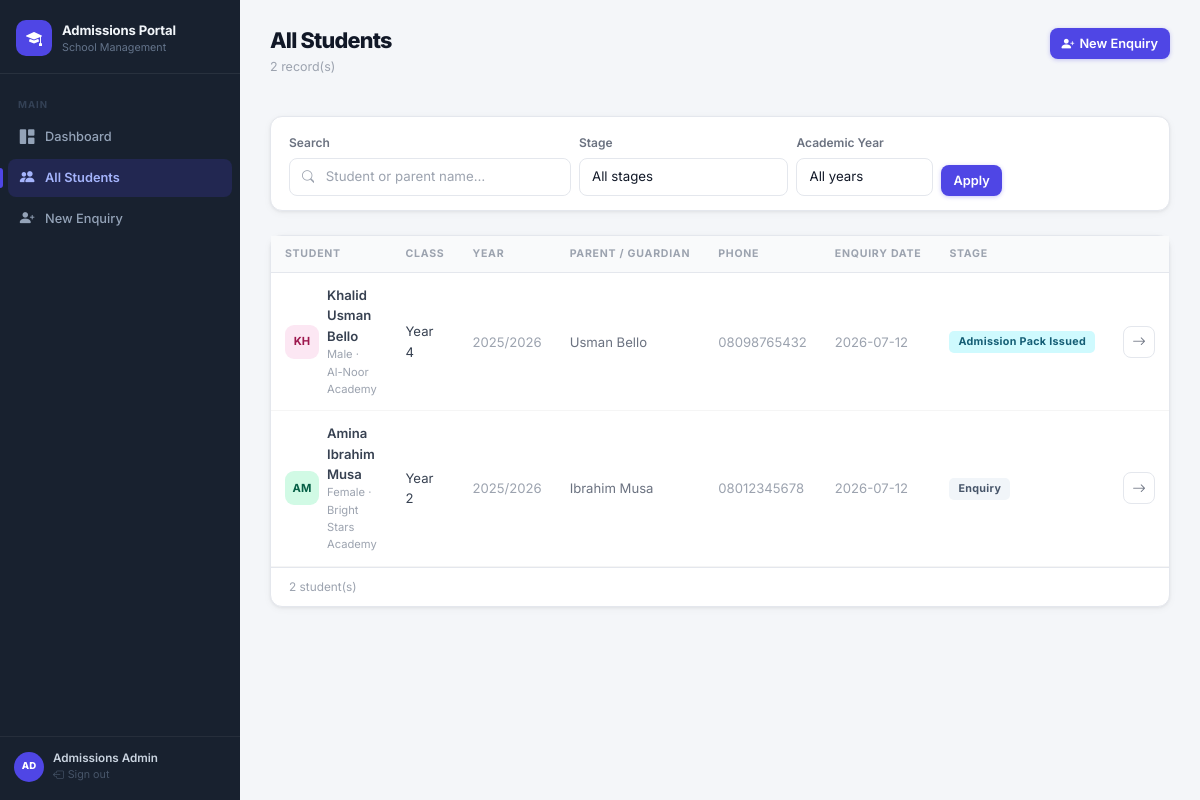
/admissions (signed in), run on the app's committed database.
### app.py (models this page shows)
class Student(db.Model):
    id = db.Column(db.Integer, primary_key=True)
    child_name = db.Column(db.String(150), nullable=False)
    date_of_birth = db.Column(db.String(20))
    gender = db.Column(db.String(10))
    class_applying = db.Column(db.String(100), nullable=False)
    academic_year = db.Column(db.String(20))
    previous_school = db.Column(db.String(200))
    address = db.Column(db.Text)
    parent_name = db.Column(db.String(150), nullable=False)
    parent_email = db.Column(db.String(150))
    parent_phone = db.Column(db.String(30))
    second_parent_name = db.Column(db.String(150))
    second_parent_phone = db.Column(db.String(30))
    enquiry_date = db.Column(db.String(20), default=lambda: date.today().isoformat())
    stage = db.Column(db.String(80), default='Enquiry')
    notes = db.Column(db.Text)
    stage_histories = db.relationship('StageHistory', backref='student', lazy=True,
                                      cascade='all, delete-orphan',
                                      order_by='StageHistory.changed_at')
    checklist_items = db.relationship('ChecklistItem', backref='student', lazy=True,
                                      cascade='all, delete-orphan')
    activity_notes = db.relationship('ActivityNote', backref='student', lazy=True,
                                     cascade='all, delete-orphan',
                                     order_by='ActivityNote.created_at.desc()')

### app.py (the view, shortened to what this page needs)
@app.route('/admissions')
@admin_required
def admissions():
    stage_filter = request.args.get('stage', '')
    search = request.args.get('search', '').strip()
    year_filter = request.args.get('year', '')
    query = Student.query
    if stage_filter:
        query = query.filter_by(stage=stage_filter)
    if year_filter:
        query = query.filter_by(academic_year=year_filter)
    students = query.order_by(Student.id.desc()).all()
    return render_template(
        'admissions.html', students=students, stages=STAGES,
        stage_colors=STAGE_COLORS, stage_filter=stage_filter,
        search=search, year_filter=year_filter, academic_years=ACADEMIC_YEARS,
        stage_hex=STAGE_HEX, stage_soft=STAGE_SOFT,
    )

### app.py (called while the page is built)
def admin_required(f):
    @wraps(f)
    def decorated(*args, **kwargs):
        if not session.get('admin_auth'):
            return redirect(url_for('admin_login'))
        return f(*args, **kwargs)
    return decorated

### templates/admissions.html (shortened to what this page needs)
{% extends 'base.html' %}
{% block content %}
<div class="page-hd">
  <div class="page-hd-left">
    <h1>All Students</h1>
    <p class="page-sub">
      {% if students %}{{ students|length }} record(s){% endif %}
    </p>
  </div>
  <a href="{{ url_for('add_admission') }}" class="btn btn-primary">
    <i class="bi bi-person-plus-fill"></i> New Enquiry
  </a>
</div>
<div class="card mb-4">
  <div class="card-body" style="padding:14px 18px;">
    <form method="get" class="row g-2 align-items-end">
      <div class="col-12 col-md-4">
        <label class="form-label">Search</label>
        <div class="input-group" style="border:1.5px solid var(--border);border-radius:8px;overflow:hidden;background:#fff;">
          <span class="input-group-text" style="background:transparent;border:none;padding-right:0;color:var(--text-4);">
            <i class="bi bi-search" style="font-size:.8rem;"></i>
          </span>
          <input type="text" name="search" class="form-control"
                 style="border:none;box-shadow:none;"
                 placeholder="Student or parent name…" value="{{ search }}">
        </div>
      </div>
      <div class="col-12 col-md-3">
        <label class="form-label">Stage</label>
        <select name="stage" class="form-select">
          <option value="">All stages</option>
        </select>
      </div>
      <div class="col-12 col-md-2">
        <label class="form-label">Academic Year</label>
        <select name="year" class="form-select">
          <option value="">All years</option>
        </select>
      </div>
      <div class="col-auto d-flex gap-2">
        <button type="submit" class="btn btn-primary">Apply</button>
      </div>
    </form>
  </div>
</div>
{% if students %}
<div class="card">
  <div class="card-body p-0">
    <table class="table table-hover mb-0">
      <thead class="table-light">
        <tr>
          <th>Student</th>
          <th>Class</th>
          <th>Year</th>
          <th>Parent / Guardian</th>
          <th>Phone</th>
          <th>Enquiry Date</th>
          <th>Stage</th>
          <th></th>
        </tr>
      </thead>
      <tbody>
        {% for s in students %}
        <tr>
          <td>
            <div class="d-flex align-items-center gap-2">
              <div class="av av-md av-{{ s.id % 8 }}">{{ s.child_name[:2]|upper }}</div>
              <div>
                <div style="font-weight:600;">{{ s.child_name }}</div>
                {% if s.gender or s.class_applying %}
                <div style="font-size:.7rem;color:var(--text-4);">
                  {% if s.gender %}{{ s.gender }}{% endif %}
                  {% if s.gender and s.previous_school %} · {% endif %}
                  {% if s.previous_school %}{{ s.previous_school }}{% endif %}
                </div>
                {% endif %}
              </div>
            </div>
          </td>
          <td>{{ s.class_applying }}</td>
          <td style="color:var(--text-4);">{{ s.academic_year or '—' }}</td>
          <td style="color:var(--text-3);">{{ s.parent_name }}</td>
          <td style="color:var(--text-4);">{{ s.parent_phone or '—' }}</td>
          <td style="color:var(--text-4);">{{ s.enquiry_date }}</td>
          <td>
            <span class="stage-badge"
                  style="background:{{ stage_soft[s.stage][0] }};color:{{ stage_soft[s.stage][1] }};">
              {{ s.stage }}
            </span>
          </td>
          <td>
            <a href="{{ url_for('student_detail', student_id=s.id) }}" class="icon-btn" title="View record">
              <i class="bi bi-arrow-right"></i>
            </a>
          </td>
        </tr>
        {% endfor %}
      </tbody>
    </table>
  </div>
  {% if students %}
  <div style="padding:10px 18px;border-top:1px solid var(--border);font-size:.74rem;color:var(--text-4);">
    {{ students|length }} student(s)
  </div>
  {% endif %}
</div>
{% endif %}
{% endblock %}

### templates/base.html (shortened to what this page needs)
<!DOCTYPE html>
<html lang="en">
<head>
  <link href="https://cdn.jsdelivr.net/npm/bootstrap@5.3.3/dist/css/bootstrap.min.css" rel="stylesheet">
  <link href="https://cdn.jsdelivr.net/npm/bootstrap-icons@1.11.3/font/bootstrap-icons.min.css" rel="stylesheet">
  <link rel="stylesheet" href="{{ url_for('static', filename='style.css') }}">
</head>
<body>
<div class="app-wrapper">
  <aside class="sidebar">
    <div class="sidebar-brand">
      <div class="brand-icon">
        <i class="bi bi-mortarboard-fill"></i>
      </div>
      <div class="brand-text">
        <span class="brand-name">Admissions Portal</span>
        <span class="brand-sub">School Management</span>
      </div>
    </div>
    <nav class="sidebar-nav">
      <div class="nav-group-label">Main</div>
      <a href="{{ url_for('dashboard') }}"
         class="nav-link {% if request.endpoint == 'dashboard' %}active{% endif %}">
        <i class="bi bi-grid-1x2-fill"></i>
        Dashboard
      </a>
      <a href="{{ url_for('admissions') }}"
         class="nav-link {% if request.endpoint in ['admissions','student_detail'] %}active{% endif %}">
        <i class="bi bi-people-fill"></i>
        All Students
      </a>
      <a href="{{ url_for('add_admission') }}"
         class="nav-link {% if request.endpoint == 'add_admission' %}active{% endif %}">
        <i class="bi bi-person-plus-fill"></i>
        New Enquiry
      </a>
    </nav>
    <div class="sidebar-footer">
      <div class="admin-row">
        <div class="admin-av">AD</div>
        <div>
          <div class="admin-name">Admissions Admin</div>
          <div class="admin-role">
            <a href="{{ url_for('admin_logout') }}" style="color:#475569;font-size:.67rem;">
              <i class="bi bi-box-arrow-left me-1"></i>Sign out
            </a>
          </div>
        </div>
      </div>
    </div>
  </aside>
  <main class="main-content">
    <div class="page-body">
      {% block content %}{% endblock %}
    </div>
  </main>
</div>
</body>
</html>

### data on the page
Student: child_name "KH", child_name "Khalid Usman Bello", gender "Male", previous_school "Al-Noor Academy", class_applying "Year 4", academic_year "2025/2026", parent_name "Usman Bello", parent_phone "08098765432", enquiry_date "2026-07-12", stage "Admission Pack Issued"
Student: child_name "AM", child_name "Amina Ibrahim Musa", gender "Female", previous_school "Bright Stars Academy", class_applying "Year 2", academic_year "2025/2026", parent_name "Ibrahim Musa", parent_phone "08012345678", enquiry_date "2026-07-12", stage "Enquiry"

### other printed values
{{ students|length }} "2"
